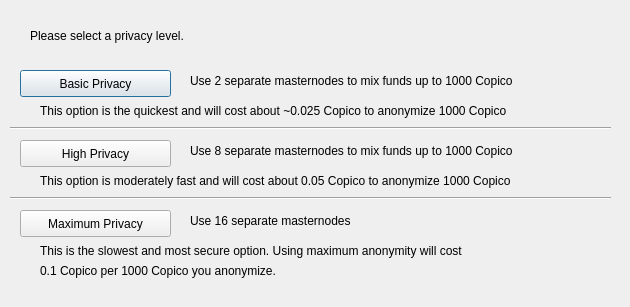
<?xml version="1.0" encoding="UTF-8"?>
<ui version="4.0">
 <class>DarksendConfig</class>
 <widget class="QDialog" name="DarksendConfig">
  <property name="geometry">
   <rect>
    <x>0</x>
    <y>0</y>
    <width>630</width>
    <height>307</height>
   </rect>
  </property>
  <property name="windowTitle">
   <string>Configure Darksend</string>
  </property>
  <widget class="QPushButton" name="buttonBasic">
   <property name="geometry">
    <rect>
     <x>20</x>
     <y>70</y>
     <width>151</width>
     <height>27</height>
    </rect>
   </property>
   <property name="text">
    <string>Basic Privacy</string>
   </property>
  </widget>
  <widget class="QPushButton" name="buttonHigh">
   <property name="geometry">
    <rect>
     <x>20</x>
     <y>140</y>
     <width>151</width>
     <height>27</height>
    </rect>
   </property>
   <property name="text">
    <string>High Privacy</string>
   </property>
  </widget>
  <widget class="QPushButton" name="buttonMax">
   <property name="geometry">
    <rect>
     <x>20</x>
     <y>210</y>
     <width>151</width>
     <height>27</height>
    </rect>
   </property>
   <property name="text">
    <string>Maximum Privacy</string>
   </property>
  </widget>
  <widget class="QLabel" name="label">
   <property name="geometry">
    <rect>
     <x>30</x>
     <y>20</y>
     <width>571</width>
     <height>31</height>
    </rect>
   </property>
   <property name="text">
    <string>Please select a privacy level.</string>
   </property>
  </widget>
  <widget class="QLabel" name="label_2">
   <property name="geometry">
    <rect>
     <x>190</x>
     <y>70</y>
     <width>421</width>
     <height>21</height>
    </rect>
   </property>
   <property name="text">
    <string>Use 2 separate masternodes to mix funds up to 1000 Copico</string>
   </property>
  </widget>
  <widget class="QLabel" name="label_3">
   <property name="geometry">
    <rect>
     <x>190</x>
     <y>140</y>
     <width>411</width>
     <height>21</height>
    </rect>
   </property>
   <property name="text">
    <string>Use 8 separate masternodes to mix funds up to 1000 Copico</string>
   </property>
  </widget>
  <widget class="QLabel" name="label_4">
   <property name="geometry">
    <rect>
     <x>190</x>
     <y>210</y>
     <width>421</width>
     <height>21</height>
    </rect>
   </property>
   <property name="text">
    <string>Use 16 separate masternodes</string>
   </property>
  </widget>
  <widget class="QLabel" name="label_6">
   <property name="geometry">
    <rect>
     <x>40</x>
     <y>100</y>
     <width>561</width>
     <height>21</height>
    </rect>
   </property>
   <property name="text">
    <string>This option is the quickest and will cost about ~0.025 Copico to anonymize 1000 Copico</string>
   </property>
  </widget>
  <widget class="QLabel" name="label_7">
   <property name="geometry">
    <rect>
     <x>40</x>
     <y>170</y>
     <width>561</width>
     <height>21</height>
    </rect>
   </property>
   <property name="text">
    <string>This option is moderately fast and will cost about 0.05 Copico to anonymize 1000 Copico</string>
   </property>
  </widget>
  <widget class="QLabel" name="label_8">
   <property name="geometry">
    <rect>
     <x>40</x>
     <y>240</y>
     <width>561</width>
     <height>21</height>
    </rect>
   </property>
   <property name="text">
    <string>This is the slowest and most secure option. Using maximum anonymity will cost</string>
   </property>
  </widget>
  <widget class="QLabel" name="label_9">
   <property name="geometry">
    <rect>
     <x>40</x>
     <y>260</y>
     <width>561</width>
     <height>21</height>
    </rect>
   </property>
   <property name="text">
    <string>0.1 Copico per 1000 Copico you anonymize.</string>
   </property>
  </widget>
  <widget class="Line" name="line">
   <property name="geometry">
    <rect>
     <x>10</x>
     <y>120</y>
     <width>601</width>
     <height>16</height>
    </rect>
   </property>
   <property name="orientation">
    <enum>Qt::Horizontal</enum>
   </property>
  </widget>
  <widget class="Line" name="line_2">
   <property name="geometry">
    <rect>
     <x>10</x>
     <y>190</y>
     <width>601</width>
     <height>16</height>
    </rect>
   </property>
   <property name="orientation">
    <enum>Qt::Horizontal</enum>
   </property>
  </widget>
 </widget>
 <resources/>
 <connections/>
</ui>
